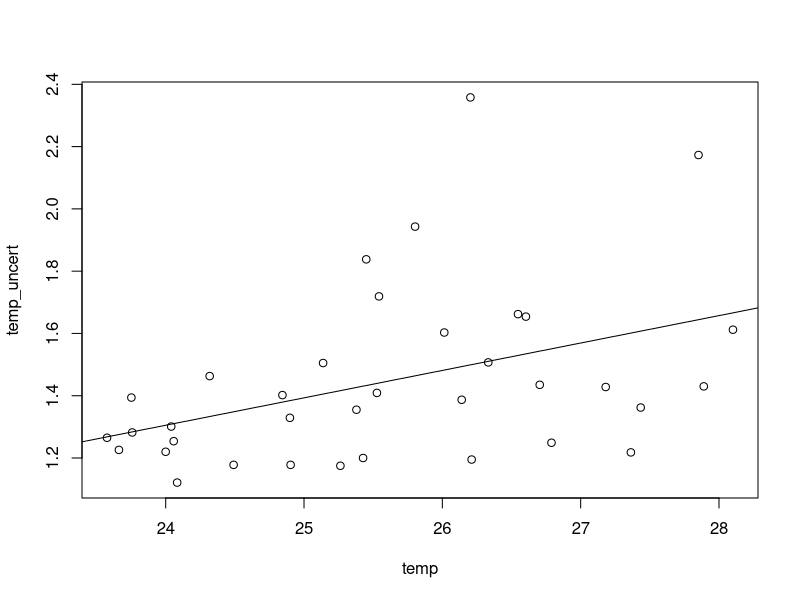

R code for this plot:
#loading the data
data1 <- read.csv('climate.csv')	

temp<- data1$avg_temp
temp_uncert <- data1$avg_temp_uncertain
 
#Y vs X
features <-  temp_uncert~ temp  # Y~X

#create the linear model
linearModel <- lm(features,data1)

#plot the linear model
plot(features)
abline(linearModel)

#predict value for some given data
test <- data.frame(temp=c(24))
predValue <- predict(linearModel,test)
print(predValue)
